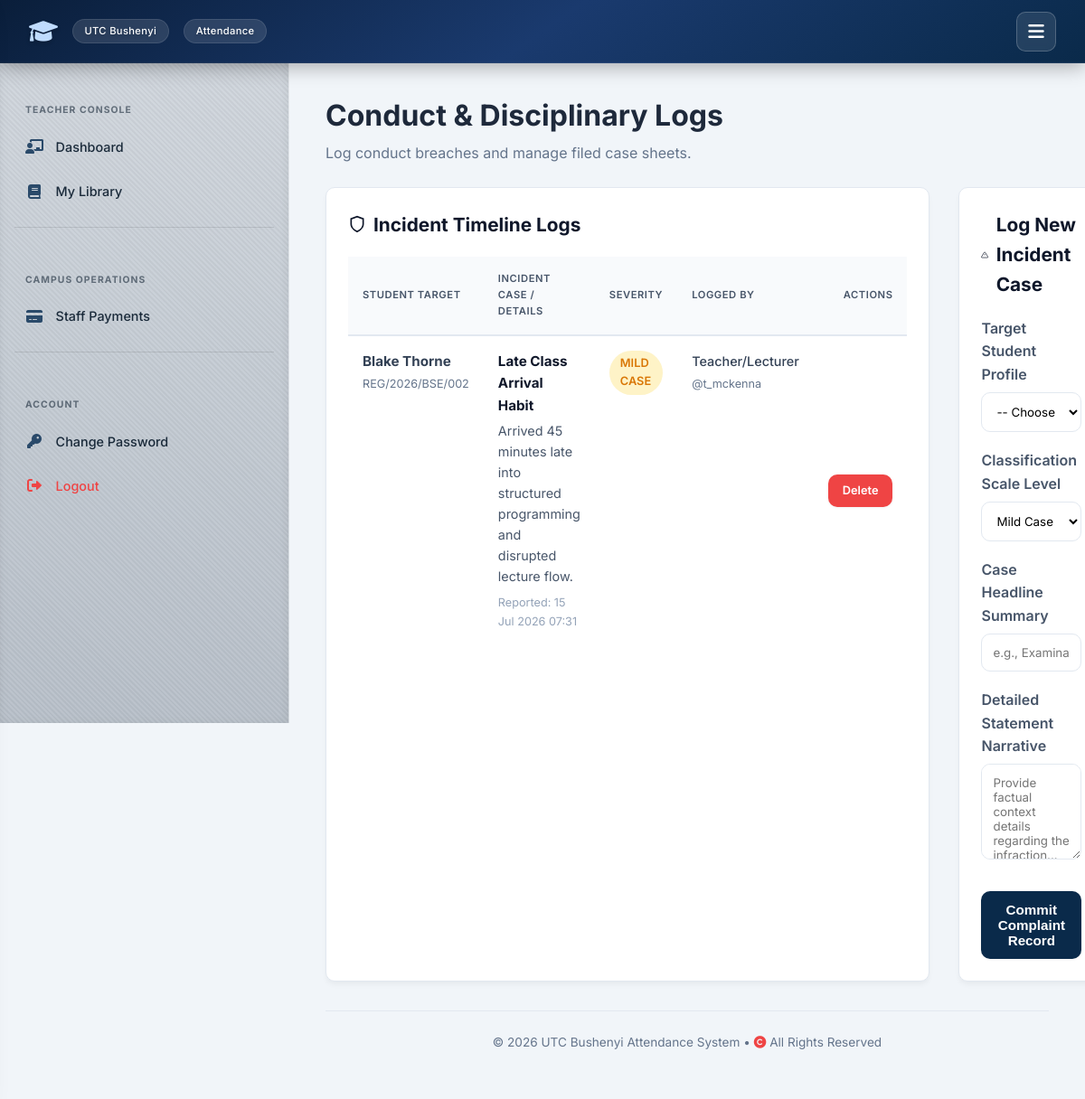
Page /disciplinary/ (signed in) on the committed database.
### attendance/models.py (models this page shows, shortened)
class DisciplinaryRecord(models.Model):
    SEVERITY_LEVELS = [
        ('MILD', 'Mild Case'),
        ('SEVERE', 'Severe Breach'),
        ('VERY_SEVERE', 'Very Severe / Critical'),
    ]
    student = models.ForeignKey('StudentProfile', on_delete=models.CASCADE, related_name='disciplinary_logs')
    subject = models.CharField(max_length=255, help_text="Brief tagline of the complaint or incident summary")
    details = models.TextField(help_text="Detailed narrative of what transpired")
    severity = models.CharField(max_length=15, choices=SEVERITY_LEVELS, default='MILD')
    date_logged = models.DateTimeField(auto_now_add=True)
    reported_by = models.ForeignKey(User, on_delete=models.CASCADE, related_name='reported_incidents')
    term = models.ForeignKey(AcademicTerm, on_delete=models.SET_NULL, null=True, blank=True)

class StudentProfile(models.Model):
    reg_number = models.CharField(max_length=50, primary_key=True)
    user = models.OneToOneField(User, on_delete=models.CASCADE, related_name='student_profile')
    name = models.CharField(max_length=255)
    course = models.ForeignKey(Course, on_delete=models.CASCADE, related_name='students')
    stream = models.ForeignKey(Stream, on_delete=models.CASCADE, related_name='students')

class User(AbstractUser):
    IS_ADMIN = 'ADMIN'
    IS_TEACHER = 'TEACHER'
    IS_STUDENT = 'STUDENT'
    IS_WARDEN = 'WARDEN'
    IS_LIBRARIAN = 'LIBRARIAN'
    IS_ACCOUNTANT = 'ACCOUNTANT'
    ROLE_CHOICES = [
        (IS_ADMIN, 'Admin'),
        (IS_TEACHER, 'Teacher/Lecturer'),
        (IS_STUDENT, 'Student'),
        (IS_WARDEN, 'Warden'),
        (IS_LIBRARIAN, 'Librarian'),
        (IS_ACCOUNTANT, 'Accountant'),
    ]
    role = models.CharField(max_length=15, choices=ROLE_CHOICES, default=IS_STUDENT)

### attendance/views_users.py (the view)
# urls.py: path('disciplinary/', views_users.disciplinary_dashboard, name='disciplinary_dashboard'),
@login_required
def disciplinary_dashboard(request):
    user = request.user
    records = DisciplinaryRecord.objects.all().select_related('student__stream', 'reported_by')
    if user.role in [User.IS_ADMIN, User.IS_WARDEN]:
        pass
    elif user.role == User.IS_TEACHER:
        teacher_streams = TimetableEntry.objects.filter(
            batch__is_active=True,
            teacher__user=user
        ).values_list('stream_id', flat=True)
        records = records.filter(
            Q(student__stream_id__in=teacher_streams) |
            Q(reported_by=user)
        )
    elif user.role == User.IS_STUDENT:
        records = records.filter(student__user=user)
    else:
        records = records.filter(reported_by=user)
    if user.role in [User.IS_ADMIN, User.IS_WARDEN]:
        eligible_students = StudentProfile.objects.all()
    elif user.role == User.IS_TEACHER:
        eligible_students = StudentProfile.objects.all()
    else:
        eligible_students = StudentProfile.objects.none()
    can_report = user.role in [User.IS_ADMIN, User.IS_TEACHER, User.IS_WARDEN]
    is_admin = user.role == User.IS_ADMIN
    context = {
        'records': records,
        'students': eligible_students,
        'severities': DisciplinaryRecord.SEVERITY_LEVELS,
        'can_report': can_report,  # Matched variable named inside the HTML template
        'is_admin': is_admin,      # Checked by template to evaluate action rows
    }
    return render(request, 'attendance/disciplinary_dashboard.html', context)

### templates/attendance/disciplinary_dashboard.html (shortened to what this page needs)
{% extends 'attendance/base.html' %}
{% block content %}
<div class="container-fluid">
    <div class="toolbar">
        <div>
            <h1 style="margin: 0; color: #1e293b;">Conduct & Disciplinary Logs</h1>
            <p style="margin: 0.25rem 0 0 0; color: #64748b;">
                {% if can_report %}Log conduct breaches and manage filed case sheets.{% else %}Review academic conduct records evaluation grid.{% endif %}
            </p>
        </div>
    </div>
    <div class="disc-grid {% if can_report %}has-sidebar{% endif %}">
        <div class="card">
            <div class="card-title">
                <svg width="20" height="20" viewBox="0 0 24 24" fill="none" stroke="currentColor" stroke-width="2"><path d="M12 22s8-4 8-10V5l-8-3-8 3v7c0 6 8 10 8 10z"/></svg>
                Incident Timeline Logs
            </div>
            <div style="overflow-x: auto;">
                <table class="data-table">
                    <thead>
                        <tr>
                            <th>Student Target</th>
                            <th>Incident Case / Details</th>
                            <th>Severity</th>
                            <th>Logged By</th>
                            <th style="text-align: right;">Actions</th>
                        </tr>
                    </thead>
                    <tbody>
                        {% for record in records %}
                        <tr>
                            <td style="white-space: nowrap;">
                                <strong>{{ record.student.name }}</strong><br>
                                <small style="color: #64748b;">{{ record.student.reg_number }}</small>
                            </td>
                            <td>
                                <span style="font-weight: 700; color: #0f172a; display: block; margin-bottom: 0.25rem;">{{ record.subject }}</span>
                                <p style="margin: 0; font-size: 0.9rem; color: #475569;">{{ record.details }}</p>
                                <small style="color: #94a3b8; display: block; margin-top: 0.5rem;">Reported: {{ record.date_logged|date:"d M Y H:i" }}</small>
                            </td>
                            <td>
                                <span class="badge sev-{{ record.severity }}">{{ record.get_severity_display }}</span>
                            </td>
                            <td>
                                <span style="font-size: 0.9rem; font-weight: 500;">{{ record.reported_by.get_role_display }}</span><br>
                                <small style="color:#64748b;">@{{ record.reported_by.username }}</small>
                            </td>
                            <td style="text-align: right; vertical-align: middle;">
                                {% if is_admin or record.reported_by == request.user %}
                                    <a href="{% url 'attendance:delete_complaint' record.id %}"
                                       class="btn btn-danger"
                                       onclick="return confirm('Are you sure you want to permanently delete this file record?');">
                                        Delete
                                    </a>
                                {% else %}
                                    <span style="color: #94a3b8; font-size: 0.85rem; font-style: italic;">Read-Only</span>
                                {% endif %}
                            </td>
                        </tr>
                        {% empty %}
                        <tr>
                            <td colspan="5" style="text-align: center; padding: 3rem; color: #64748b;">The code registry clean sheet is clear. No behavior complaints recorded.</td>
                        </tr>
                        {% endfor %}
                    </tbody>
                </table>
            </div>
        </div>
        {% if can_report %}
        <div class="card">
            <div class="card-title">
                <svg width="20" height="20" viewBox="0 0 24 24" fill="none" stroke="currentColor" stroke-width="2"><path d="M10.29 3.86L1.82 18a2 2 0 0 0 1.71 3h16.94a2 2 0 0 0 1.71-3L13.71 3.86a2 2 0 0 0-3.42 0z"/><line x1="12" y1="9" x2="12" y2="13"/><line x1="12" y1="17" x2="12.01" y2="17"/></svg>
                Log New Incident Case
            </div>
            <form method="POST" action="{% url 'attendance:add_complaint' %}">
                <div class="form-group">
                    <label for="student_id">Target Student Profile</label>
                    <select name="student_id" id="student_id" class="form-control" required>
                        <option value="" disabled selected>-- Choose Student Profile --</option>
                    </select>
                </div>
                <div class="form-group">
                    <label for="severity">Classification Scale Level</label>
                    <select name="severity" id="severity" class="form-control" required>
                        {% for code, label in severities %}
                            <option value="{{ code }}">{{ label }}</option>
                        {% endfor %}
                    </select>
                </div>
                <div class="form-group">
                    <label for="subject">Case Headline Summary</label>
                    <input type="text" name="subject" id="subject" class="form-control" placeholder="e.g., Examination malpractice attempt" required>
                </div>
                <div class="form-group">
                    <label for="details">Detailed Statement Narrative</label>
                    <textarea name="details" id="details" rows="5" class="form-control" placeholder="Provide factual context details regarding the infraction..." required></textarea>
                </div>
                <button type="submit" class="btn btn-primary" style="margin-top: 0.5rem;">Commit Complaint Record</button>
            </form>
        </div>
        {% endif %}
    </div>
</div>
{% endblock %}

### static/style.css (style rules this page uses)
:root { --primary: #0f3b3e; --primary-dark: #0c4e6d ; --primary-light: #e6f4f1; --secondary: #2c6e6b; --accent: #3b82f6; --success: #10b981; --success-light: #d1fae5; --danger: #ef4444; --danger-light: #fee2e2; --warning: #f59e0b; --warning-light: #fef3c7; --info: #3b82f6; --info-light: #dbeafe; --bg-main: #f1f5f9; --surface: #ffffff; --surface-hover: #f8fafc; --text-main: #0f172a; --text-muted: #64748b; --border: #e2e8f0; --shadow-sm: 0 1px 3px rgba(0,0,0,0.06); --shadow: 0 4px 12px rgba(0,0,0,0.08); --shadow-lg: 0 10px 30px rgba(0,0,0,0.12); --radius: 16px; --radius-sm: 10px; --transition: all 0.25s cubic-bezier(0.4, 0, 0.2, 1); --font: 'Inter', -apple-system, BlinkMacSystemFont, 'Segoe UI', Roboto, Helvetica, Arial, sans-serif; --nav-height: 70px; --sidebar-width: 320px; }
* { box-sizing: border-box; margin: 0; padding: 0; }
body { font-family: var(--font); background: var(--bg-main); color: var(--text-main); line-height: 1.6; min-height: 100vh; display: flex; flex-direction: column; }
a { text-decoration: none; color: inherit; }
.card { background: var(--surface); border-radius: var(--radius); padding: 2rem; box-shadow: var(--shadow); border: 1px solid var(--border); transition: var(--transition); }
table { width: 100%; border-collapse: collapse; font-size: 0.95rem; }
th, td { padding: 0.9rem 1.2rem; text-align: left; border-bottom: 1px solid var(--border); }
th { background: #f8fafc; font-weight: 600; color: var(--text-muted); text-transform: uppercase; font-size: 0.7rem; letter-spacing: 0.05em; }
tr:last-child td { border-bottom: none; }
tbody tr { transition: var(--transition); }
.btn { display: inline-flex; align-items: center; justify-content: center; gap: 0.5rem; background: linear-gradient(135deg, var(--secondary), var(--primary)); color: #fff; padding: 0.75rem 1.8rem; border: none; border-radius: 50px; font-weight: 600; font-size: 0.95rem; cursor: pointer; transition: var(--transition); box-shadow: var(--shadow-sm); text-decoration: none; }

### templates/attendance/base.html (style rules this page uses)
:root { --primary: #0a2a4a; --primary-dark: #061e35; --primary-light: #e6eff9; --secondary: #1e3a6e; --accent: #3b82f6; --success: #3b82f6; --success-light: #dbeafe; --danger: #ef4444; --danger-light: #fee2e2; --warning: #f59e0b; --warning-light: #fef3c7; --info: #3b82f6; --info-light: #dbeafe; --bg-main: #f1f5f9; --surface: #ffffff; --surface-hover: #f8fafc; --text-main: #1e293b; --text-muted: #64748b; --border: #e2e8f0; --shadow-sm: 0 1px 3px rgba(0,0,0,0.06); --shadow: 0 4px 12px rgba(0,0,0,0.08); --shadow-lg: 0 10px 30px rgba(0,0,0,0.12); --radius: 16px; --radius-sm: 10px; --transition: all 0.25s cubic-bezier(0.4, 0, 0.2, 1); --font: 'Inter', -apple-system, BlinkMacSystemFont, 'Segoe UI', Roboto, Helvetica, Arial, sans-serif; --nav-height: 70px; --sidebar-width: 320px; }
* { box-sizing: border-box; margin: 0; padding: 0; }
body { font-family: var(--font); background: var(--bg-main); color: var(--text-main); line-height: 1.6; min-height: 100vh; display: flex; flex-direction: column; }
a { text-decoration: none; color: inherit; }
.card { background: var(--surface); border-radius: var(--radius); padding: 2rem; box-shadow: var(--shadow); border: 1px solid var(--border); transition: var(--transition); }
table { width: 100%; border-collapse: collapse; font-size: 0.95rem; }
th, td { padding: 0.9rem 1.2rem; text-align: left; border-bottom: 1px solid var(--border); }
th { background: #f8fafc; font-weight: 600; color: var(--text-muted); text-transform: uppercase; font-size: 0.7rem; letter-spacing: 0.05em; }
.btn { display: inline-flex; align-items: center; justify-content: center; gap: 0.5rem; background: linear-gradient(135deg, var(--secondary), var(--primary)); color: #fff; padding: 0.75rem 1.8rem; border: none; border-radius: 50px; font-weight: 600; font-size: 0.95rem; cursor: pointer; transition: var(--transition); box-shadow: var(--shadow-sm); text-decoration: none; }

### rows in the picture
DisciplinaryRecord: student.name "Blake Thorne", student.reg_number "REG/2026/BSE/002", subject "Late Class Arrival Habit", details "Arrived 45 minutes late into structured programming and disrupted lecture flow.", date_logged "15 Jul 2026 07:31", severity "MILD CASE", reported_by.role "Teacher/Lecturer", reported_by.username "t_mckenna", shows "Delete"

### other values in the picture
form field severity "Mild Case"
